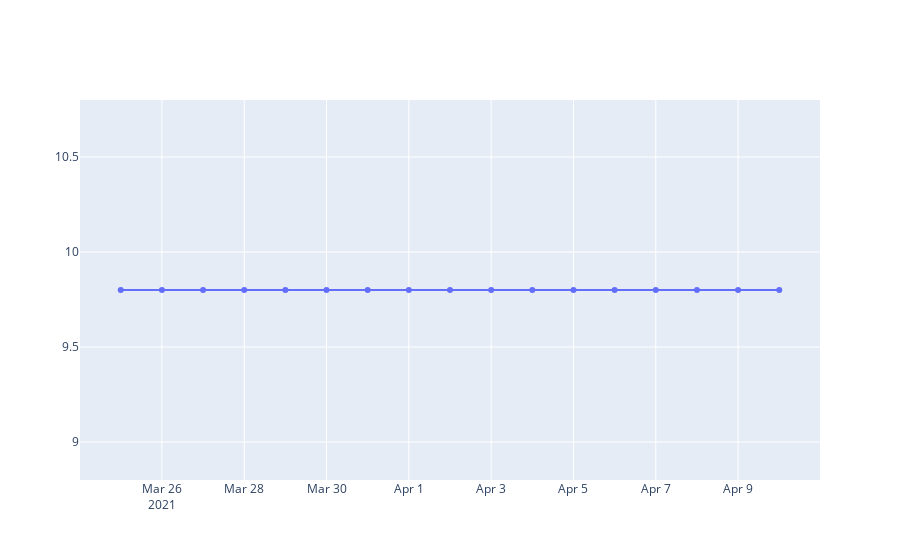

Notebook code for this chart:
### Markdown cell above
# Social Disruption

### Code cell
excel_file = '/home/manikya_varshney/Documents/Python/Yale/All Graphs/Graphs/GraphValues.xlsx'
df = pd.read_excel(excel_file)

data = [go.Scatter( x=df['Date'], y=df['Social Disruption'])]

fig = go.Figure(data)
fig.show()

plotly.offline.plot(fig, filename="/home/manikya_varshney/Documents/Python/Yale/All Graphs/Graphs/Social Disruption(Proportion).html")

### Figure 1 — Plotly figure (JSON) as saved in the notebook; plotly's stock layout.template omitted (floating-point values rounded to 4 significant figures)
{"data": [{"type": "scatter", "x": ["2021-03-25T00:00:00", "2021-03-26T00:00:00", "2021-03-27T00:00:00", "2021-03-28T00:00:00", "2021-03-29T00:00:00", "2021-03-30T00:00:00", "2021-03-31T00:00:00", "2021-04-01T00:00:00", "2021-04-02T00:00:00", "2021-04-03T00:00:00", "2021-04-04T00:00:00", "2021-04-05T00:00:00", "2021-04-06T00:00:00", "2021-04-07T00:00:00", "2021-04-08T00:00:00", "2021-04-09T00:00:00", "2021-04-10T00:00:00"], "y": [9.8, 9.8, 9.8, 9.8, 9.8, 9.8, 9.8, 9.8, 9.8, 9.8, 9.8, 9.8, 9.8, 9.8, 9.8, 9.8, 9.8]}], "layout": {}}
